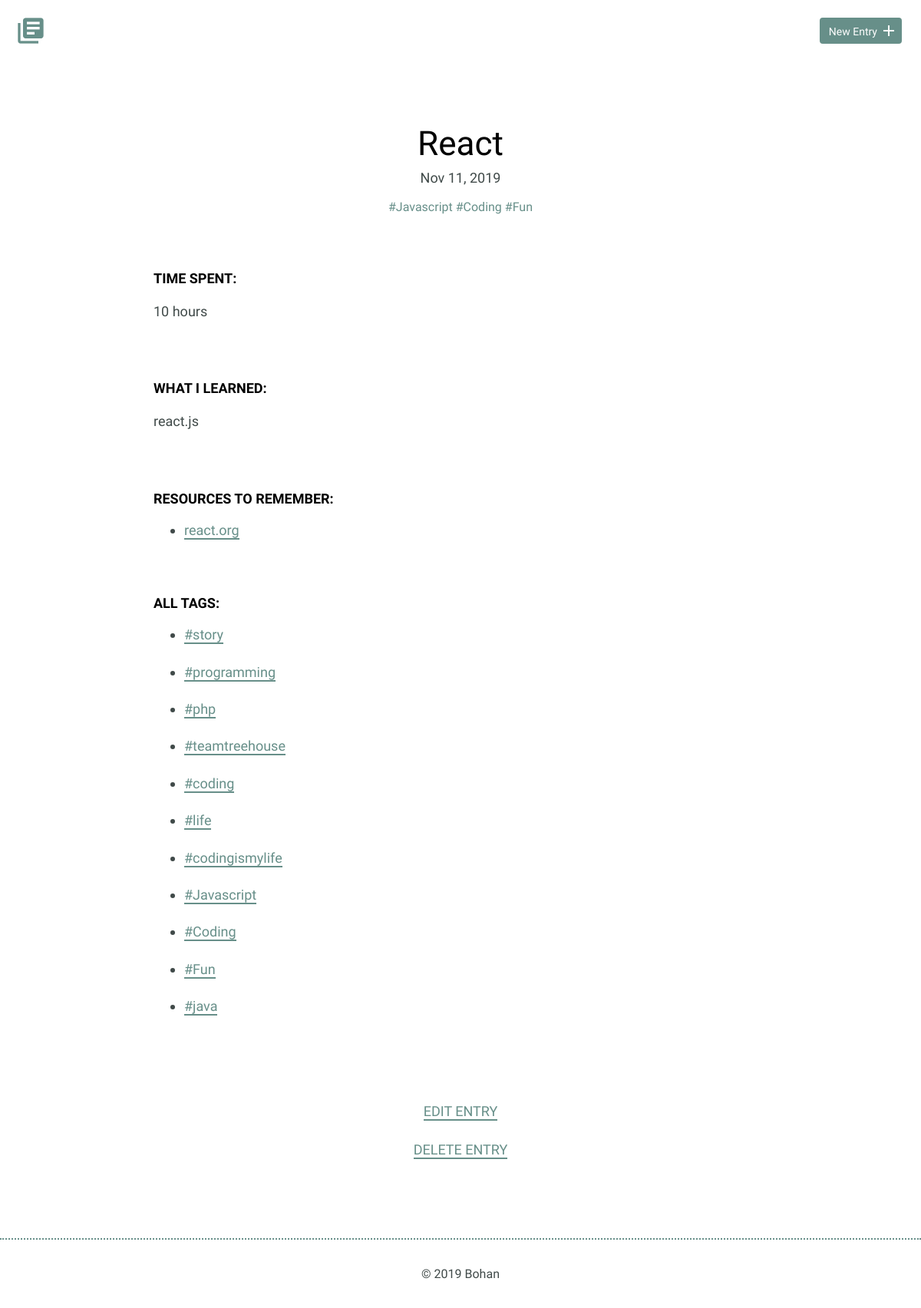
Screenshot of /detail.php?id=6 with the database file from the repository.
### tables this page shows
CREATE TABLE "entries" (
	`id`	INTEGER,
	`title`	TEXT,
	`date`	TEXT,
	`time_spent`	INTEGER,
	`learned`	BLOB,
	`resources`	BLOB,
	PRIMARY KEY(`id`)
);

### inc/db_fetch_detail.php (called while the page is built, shortened)
<?php
    function db_fetch_detail_no_tags(){
        try{
            include('db_connection.php');
            $id = filter_input(INPUT_GET, 'id', FILTER_SANITIZE_NUMBER_INT);
            $sql = "
                SELECT * FROM entries WHERE entries.id = ?
            ";
            $pdo = $db->prepare($sql);
            $pdo->bindValue(1, $id, PDO::PARAM_INT);
            $pdo->execute();
            $results = $pdo->fetch(PDO::FETCH_ASSOC);
            return $results;
        }catch(Exception $e){
            echo $e->getMessage();
        }
    }
?>

### inc/db_fetch.php (called while the page is built, shortened)
<?php
    function db_fetch_tags_under_same_entry($id){
        try{
            include('db_connection.php');
            $sql = "
                SELECT tags.tag_name FROM entries
                LEFT jOIN entries_tags ON entries.id = entry_id
                LEFT JOIN tags on tags.id = tag_id
                WHERE entry_id = ?;
            ";
            $pdo = $db->prepare($sql);
            $pdo->bindValue(1, $id, PDO::PARAM_INT);
            $pdo->execute();
            $results = $pdo->fetchAll(PDO::FETCH_ASSOC);
            return $results;
        }catch(Exception $e){
            echo $e->getMessage();
        }
    }
    function db_fetch_tags(){
        try{
            include('db_connection.php');
            $sql = "SELECT DISTINCT `tag_name` FROM `tags`";
            $pdo = $db->prepare($sql);
            $pdo->execute();
            $results = $pdo->fetchAll(PDO::FETCH_ASSOC);
            return $results;
        }catch(Exception $e){
            echo $e->getMessage();
        }
    }
?>

### detail.php (the view, shortened to what this page needs)
<!DOCTYPE html>
<html>
    <head>
        <link rel="stylesheet" href="css/normalize.css">
        <link rel="stylesheet" href="css/site.css">
    </head>
    <body>
        <?php
            include("header.php");
        ?>
        <section>
            <div class="container">
                <div class="entry-list single">
                    <?php
                        include('inc/db_fetch.php');
                        include('inc/db_fetch_detail.php');
                        $result = db_fetch_detail_no_tags();
                        $tags = db_fetch_tags();
                        echo
                        "<article>"
                        .   "<h1>$result[title]</h1>"
                            ."<time datetime=$result[date]>" . date_format(new DateTime($result['date']), 'M d, Y') . "</time>";
                            $entry_tags = db_fetch_tags_under_same_entry($result['id']);
                                foreach($entry_tags as $key_tag => $tag){
                                    if(!empty($tag['tag_name'])){
                                        echo "
                                                <span><a style='text-decoration:none;color:#678f89;' href='filtered.php?filter=$tag[tag_name]'>#$tag[tag_name]</a></span>
                                        ";
                                    }
                            }
                            echo "<div class='entry'>"
                                ."<h3>Time Spent: </h3>"
                                ."<p>$result[time_spent]</p>"
                            ."</div>"
                            ."<div class='entry'>"
                                ."<h3>What I Learned:</h3>"
                                ."<p>$result[learned]</p>"
                            ."</div>"
                            ."<div class='entry'>"
                                ."<h3>Resources to Remember:</h3>";
                                if(empty($result['resources'])){
                                    echo "<p>No resources to show!</p>";
                                }else{
                                    echo
                                    "<ul>"
                                        ."<li><a href=''>$result[resources]</a></li>"
                                    ."</ul>";
                                }
                            echo "</div>"
                        ."</article>";
                        echo "<h3>All Tags:</h3>";
                        foreach($tags as $tag){
                            if(!empty($tag['tag_name'])){
                                echo  "<ul>"
                                        ."<li><a href='filtered.php?filter=$tag[tag_name]'>#$tag[tag_name]</a></li>"
                                    ."</ul>";
                            }
                         }
                    ?>
                </div>
            </div>
            <div class="edit">
                <?php
                    echo "<p><a href='edit.php?id=$result[id]'>Edit Entry</a></p>";
                    echo "<p><a href='inc/db_delete.php?id=$result[id]'>Delete Entry</a></p>";
                ?>
            </div>
        </section>
        <?php
            include("footer.php");
        ?>
    </body>
</html>

### css/site.css (style rules this page uses)
body { font-size: 16px; color: #404a49; font-family: 'Cousine', serif; font-weight: 400; }
.container { margin: 0 auto; padding: 0 25px; }
h1, h2, h3 { margin: 0; font-weight: 400; line-height: 1em; color: #000; }
h1 { font-size: 44px; margin-bottom: 12px; }
h3 { font-size: 18px; font-family: 'Work Sans', serif; font-weight: 600; text-transform: uppercase; }
p { line-height: 1.8em; font-size: 18px; }
p a { border-bottom: 2px solid #678f89; padding: 0; color: #678f89; text-decoration: none; }
ul li { line-height: 1.8em; font-size: 18px; }
ul li a { border-bottom: 2px solid #678f89; line-height: 1.8em; color: #678f89; text-decoration: none; }
.entry-list, .edit-entry, .new-entry { max-width: 800px; margin: 0 auto; padding: 70px 0 150px 0; }
.entry-list article { margin-bottom: 70px; text-align: center; }
.entry-list.single { padding-bottom: 70px; }
.entry-list.single time { font-size: 18px; }
.entry { max-width: 800px; margin: 75px auto 0 auto; text-align: left; }
.entry p { margin-bottom: 40px; }
.edit { padding-bottom: 80px; text-align: center; margin: 0 auto; }
.edit a { font-weight: 400; text-transform: uppercase; font-size: 18px; }

### rows the page displays
entries: title "React", date "Nov 11, 2019", time_spent "10 hours", learned "react.js", resources "react.org"

### other values shown
$tag[tag_name] "Javascript"
$tag[tag_name] "Coding"
$tag[tag_name] "Fun"
$tag[tag_name] "story"
$tag[tag_name] "programming"
$tag[tag_name] "php"
$tag[tag_name] "teamtreehouse"
$tag[tag_name] "coding"
$tag[tag_name] "life"
$tag[tag_name] "codingismylife"
$tag[tag_name] "java"
